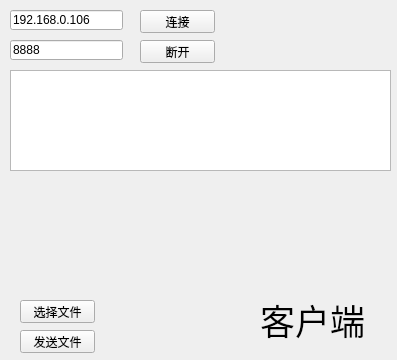
<?xml version="1.0" encoding="UTF-8"?>
<ui version="4.0">
 <class>Widget</class>
 <widget class="QWidget" name="Widget">
  <property name="geometry">
   <rect>
    <x>0</x>
    <y>0</y>
    <width>397</width>
    <height>360</height>
   </rect>
  </property>
  <property name="windowTitle">
   <string>Widget</string>
  </property>
  <widget class="QLabel" name="label">
   <property name="geometry">
    <rect>
     <x>260</x>
     <y>300</y>
     <width>125</width>
     <height>40</height>
    </rect>
   </property>
   <property name="font">
    <font>
     <family>等线 Light</family>
     <pointsize>26</pointsize>
    </font>
   </property>
   <property name="layoutDirection">
    <enum>Qt::LeftToRight</enum>
   </property>
   <property name="text">
    <string>客户端</string>
   </property>
  </widget>
  <widget class="QTextEdit" name="Messages_QTE">
   <property name="geometry">
    <rect>
     <x>10</x>
     <y>70</y>
     <width>381</width>
     <height>101</height>
    </rect>
   </property>
   <property name="readOnly">
    <bool>true</bool>
   </property>
  </widget>
  <widget class="QPushButton" name="Select_PBT">
   <property name="geometry">
    <rect>
     <x>20</x>
     <y>300</y>
     <width>75</width>
     <height>23</height>
    </rect>
   </property>
   <property name="text">
    <string>选择文件</string>
   </property>
  </widget>
  <widget class="QPushButton" name="Send_PBT">
   <property name="geometry">
    <rect>
     <x>20</x>
     <y>330</y>
     <width>75</width>
     <height>23</height>
    </rect>
   </property>
   <property name="text">
    <string>发送文件</string>
   </property>
  </widget>
  <widget class="QLineEdit" name="IP_IE">
   <property name="geometry">
    <rect>
     <x>10</x>
     <y>10</y>
     <width>113</width>
     <height>20</height>
    </rect>
   </property>
   <property name="text">
    <string>192.168.0.106</string>
   </property>
  </widget>
  <widget class="QLineEdit" name="Port_IE">
   <property name="geometry">
    <rect>
     <x>10</x>
     <y>40</y>
     <width>113</width>
     <height>20</height>
    </rect>
   </property>
   <property name="text">
    <string>8888</string>
   </property>
  </widget>
  <widget class="QPushButton" name="Connect_PBT">
   <property name="geometry">
    <rect>
     <x>140</x>
     <y>10</y>
     <width>75</width>
     <height>23</height>
    </rect>
   </property>
   <property name="text">
    <string>连接</string>
   </property>
  </widget>
  <widget class="QPushButton" name="Close_PBT">
   <property name="geometry">
    <rect>
     <x>140</x>
     <y>40</y>
     <width>75</width>
     <height>23</height>
    </rect>
   </property>
   <property name="text">
    <string>断开</string>
   </property>
  </widget>
 </widget>
 <resources/>
 <connections/>
</ui>
